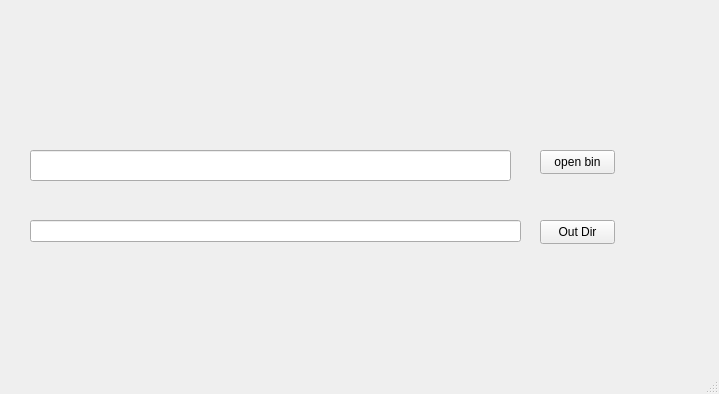
<?xml version="1.0" encoding="UTF-8"?>
<ui version="4.0">
 <class>MainWindow</class>
 <widget class="QMainWindow" name="MainWindow">
  <property name="geometry">
   <rect>
    <x>0</x>
    <y>0</y>
    <width>719</width>
    <height>394</height>
   </rect>
  </property>
  <property name="windowTitle">
   <string>MainWindow</string>
  </property>
  <widget class="QWidget" name="centralwidget">
   <widget class="QPushButton" name="pushButton">
    <property name="geometry">
     <rect>
      <x>540</x>
      <y>150</y>
      <width>75</width>
      <height>24</height>
     </rect>
    </property>
    <property name="text">
     <string>open bin</string>
    </property>
   </widget>
   <widget class="QLineEdit" name="lineEdit">
    <property name="geometry">
     <rect>
      <x>30</x>
      <y>150</y>
      <width>481</width>
      <height>31</height>
     </rect>
    </property>
   </widget>
   <widget class="QPushButton" name="setOutDir">
    <property name="geometry">
     <rect>
      <x>540</x>
      <y>220</y>
      <width>75</width>
      <height>24</height>
     </rect>
    </property>
    <property name="text">
     <string>Out Dir</string>
    </property>
   </widget>
   <widget class="QLineEdit" name="OutDirPath">
    <property name="geometry">
     <rect>
      <x>30</x>
      <y>220</y>
      <width>491</width>
      <height>22</height>
     </rect>
    </property>
   </widget>
  </widget>
  <widget class="QMenuBar" name="menubar">
   <property name="geometry">
    <rect>
     <x>0</x>
     <y>0</y>
     <width>719</width>
     <height>22</height>
    </rect>
   </property>
  </widget>
  <widget class="QStatusBar" name="statusbar"/>
 </widget>
 <tabstops>
  <tabstop>lineEdit</tabstop>
  <tabstop>pushButton</tabstop>
  <tabstop>setOutDir</tabstop>
  <tabstop>OutDirPath</tabstop>
 </tabstops>
 <resources/>
 <connections/>
</ui>
